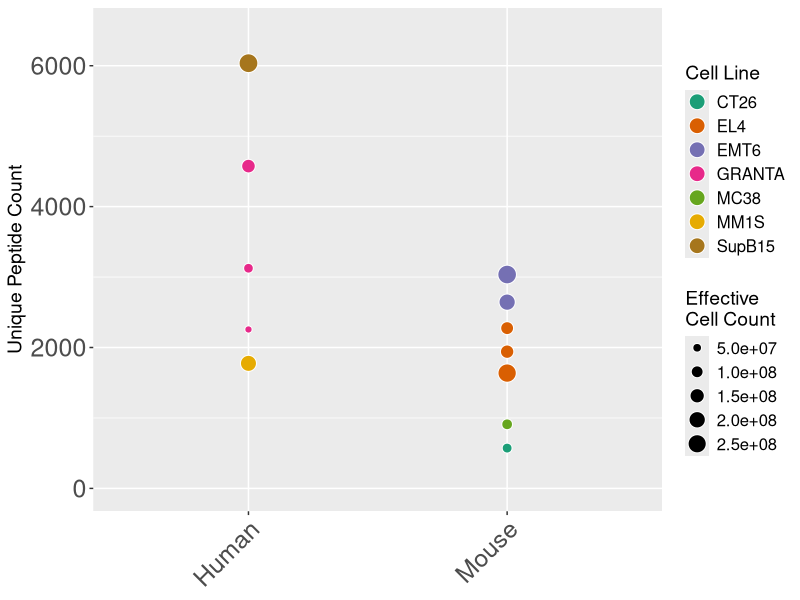

Write the R code that produced this figure.
# Load packages
library(tidyverse)

# Import data
sht <- read.csv("./data_peptide_counts.csv")
sht2 <- sht %>% select("Peptide_Count"=MHC_Peptides,Cell_Line,Species,"Cell_Count"=Cell_Equivalents)

sht2$Peptide_Count <- as.numeric(sht2$Peptide_Count)
sht2$Cell_Count <-as.numeric(sht2$Cell_Count)

# Plot
p <- ggplot(sht2,aes(x=Species,y=Peptide_Count,color=Cell_Line)) +
geom_point(aes(size=as.numeric(Cell_Count),fill=Cell_Line),color="white",pch=21) +
scale_y_continuous(limits=c(0,6500))+
scale_size_area()+
scale_fill_brewer(palette="Dark2")+
labs(y = "Unique Peptide Count",
fill = "Cell Line",
size = "Effective \nCell Count")+
theme(
axis.title.x = element_blank(),
axis.text = element_text(size=18),
axis.text.x = element_text(angle=45,hjust=1),
axis.title.y = element_text(size=14),
legend.title = element_text(size=14),
legend.text = element_text(size=12))+
guides(size = guide_legend(override.aes = list(fill="black")))+
guides(fill = guide_legend(override.aes = list(size=5)))

# Save image
ggsave(filename="Fig1C.png",width = 3.5, height = 5)
